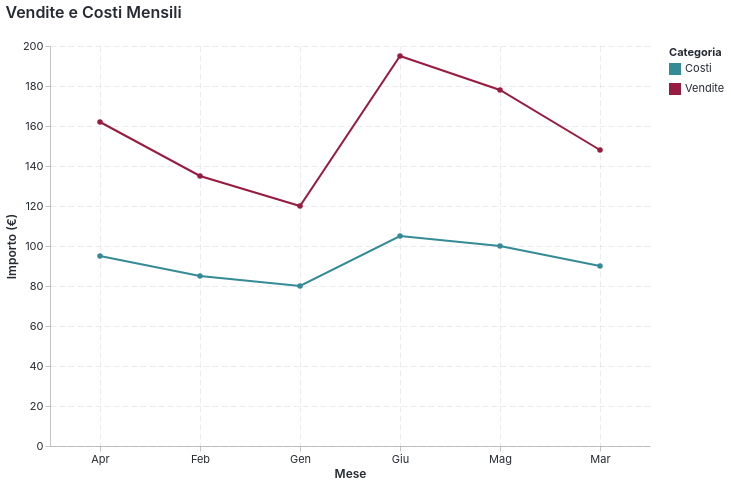

Notebook source saved alongside this figure:
### Markdown cell above
## 4. Test Altair con Nuova API

### Code cell
import altair as alt
import pandas as pd

# Abilita il tema (semplice!)
mbs.enable_altair_theme()

# Dati di esempio
data = pd.DataFrame({
    'Mese': ['Gen', 'Feb', 'Mar', 'Apr', 'Mag', 'Giu'],
    'Vendite': [120, 135, 148, 162, 178, 195],
    'Costi': [80, 85, 90, 95, 100, 105]
})

# Reshape per Altair
data_long = data.melt('Mese', var_name='Tipo', value_name='Valore')

# Crea il grafico
chart = alt.Chart(data_long).mark_line(point=True).encode(
    x=alt.X('Mese:N', title='Mese'),
    y=alt.Y('Valore:Q', title='Importo (€)'),
    color=alt.Color('Tipo:N', title='Categoria'),
    tooltip=['Mese', 'Tipo', 'Valore']
).properties(
    title='Vendite e Costi Mensili',
    width=600,
    height=400
)

# Salva
html_path = OUT / 'altair_new_api.html'
chart.save(str(html_path))
print(f"✅ Salvato HTML: {html_path}")

# Salva PNG (se vl-convert è installato)
try:
    png_path = OUT / 'altair_new_api.png'
    chart.save(str(png_path), scale_factor=2)
    print(f"✅ Salvato PNG: {png_path}")
    from IPython.display import Image, display
    display(Image(filename=str(png_path)))
except Exception as e:
    print(f"⚠️  PNG export fallito: {e}")
    print("Installa vl-convert-python per esportare PNG")

# Display inline
chart

### Figure 1 — Vega-Lite specification as saved in the notebook (floating-point values rounded to 4 significant figures)
{"config": {"background": "#ffffff", "font": "Inter, IBM Plex Sans, DejaVu Sans, Arial, sans-serif", "mark": {"color": "#348b96"}, "title": {"color": "#262a33", "anchor": "start", "dy": -15, "fontSize": 16, "font": "Inter, IBM Plex Sans, DejaVu Sans, Arial, sans-serif", "fontWeight": 600}, "axis": {"labelColor": "#262a33", "labelFontSize": 11, "labelFont": "Inter, IBM Plex Sans, DejaVu Sans, Arial, sans-serif", "labelFontWeight": 400, "titleColor": "#262a33", "titleFontSize": 12, "titleFont": "Inter, IBM Plex Sans, DejaVu Sans, Arial, sans-serif", "titleFontWeight": 600, "grid": true, "gridColor": "#b7adc1", "labelAngle": 0, "domainWidth": 0.5, "labelPadding": 2, "tickSize": 5, "tickWidth": 0.5}, "axisX": {"gridDash": [6, 3], "gridWidth": 0.25, "gridColor": "#b7adc1"}, "axisY": {"gridDash": [6, 3], "gridWidth": 0.25, "gridColor": "#b7adc1"}, "legend": {"labelFontSize": 11, "padding": 1, "symbolType": "square", "labelFont": "Inter, IBM Plex Sans, DejaVu Sans, Arial, sans-serif", "titleFont": "Inter, IBM Plex Sans, DejaVu Sans, Arial, sans-serif"}, "style": {"guide-label": {"font": "Inter, IBM Plex Sans, DejaVu Sans, Arial, sans-serif", "fill": "#262a33"}, "guide-title": {"font": "Inter, IBM Plex Sans, DejaVu Sans, Arial, sans-serif", "fill": "#262a33"}}, "range": {"category": ["#348b96", "#981b40", "#534e93", "#a0a369", "#d5aa00", "#7b7284", "#d67335", "#c2b5ab", "#676377", "#ddd0c5"]}, "point": {"filled": true}, "line": {"strokeWidth": 2.0}, "view": {"stroke": "transparent"}}, "data": {"name": "data-1d7c7c51c7a96519fe46e3ecf11ec166"}, "mark": {"type": "line", "point": true}, "encoding": {"color": {"field": "Tipo", "title": "Categoria", "type": "nominal"}, "tooltip": [{"field": "Mese", "type": "nominal"}, {"field": "Tipo", "type": "nominal"}, {"field": "Valore", "type": "quantitative"}], "x": {"field": "Mese", "title": "Mese", "type": "nominal"}, "y": {"field": "Valore", "title": "Importo (€)", "type": "quantitative"}}, "height": 400, "title": "Vendite e Costi Mensili", "width": 600, "$schema": "https://vega.github.io/schema/vega-lite/v5.20.1.json", "datasets": {"data-1d7c7c51c7a96519fe46e3ecf11ec166": [{"Mese": "Gen", "Tipo": "Vendite", "Valore": 120}, {"Mese": "Feb", "Tipo": "Vendite", "Valore": 135}, {"Mese": "Mar", "Tipo": "Vendite", "Valore": 148}, {"Mese": "Apr", "Tipo": "Vendite", "Valore": 162}, {"Mese": "Mag", "Tipo": "Vendite", "Valore": 178}, {"Mese": "Giu", "Tipo": "Vendite", "Valore": 195}, {"Mese": "Gen", "Tipo": "Costi", "Valore": 80}, {"Mese": "Feb", "Tipo": "Costi", "Valore": 85}, {"Mese": "Mar", "Tipo": "Costi", "Valore": 90}, {"Mese": "Apr", "Tipo": "Costi", "Valore": 95}, {"Mese": "Mag", "Tipo": "Costi", "Valore": 100}, {"Mese": "Giu", "Tipo": "Costi", "Valore": 105}]}}
